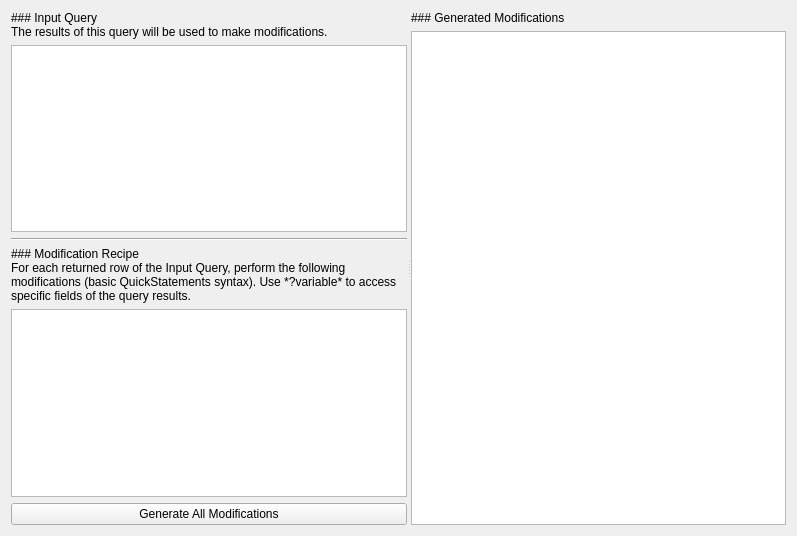
<?xml version="1.0" encoding="UTF-8"?>
<ui version="4.0">
 <class>EditTab</class>
 <widget class="QWidget" name="EditTab">
  <property name="geometry">
   <rect>
    <x>0</x>
    <y>0</y>
    <width>797</width>
    <height>536</height>
   </rect>
  </property>
  <property name="windowTitle">
   <string>Form</string>
  </property>
  <layout class="QHBoxLayout" name="horizontalLayout">
   <item>
    <widget class="QSplitter" name="splitter">
     <property name="orientation">
      <enum>Qt::Orientation::Horizontal</enum>
     </property>
     <widget class="QWidget" name="verticalLayoutWidget">
      <layout class="QVBoxLayout" name="verticalLayout">
       <item>
        <widget class="QLabel" name="label">
         <property name="text">
          <string>### Input Query
The results of this query will be used to make modifications.</string>
         </property>
         <property name="textFormat">
          <enum>Qt::TextFormat::MarkdownText</enum>
         </property>
         <property name="scaledContents">
          <bool>false</bool>
         </property>
         <property name="wordWrap">
          <bool>true</bool>
         </property>
        </widget>
       </item>
       <item>
        <widget class="QPlainTextEdit" name="plainTextEdit"/>
       </item>
       <item>
        <widget class="Line" name="line">
         <property name="orientation">
          <enum>Qt::Orientation::Horizontal</enum>
         </property>
        </widget>
       </item>
       <item>
        <widget class="QLabel" name="label_2">
         <property name="text">
          <string>### Modification Recipe
For each returned row of the Input Query, perform the following modifications (basic QuickStatements syntax). Use *?variable* to access specific fields of the query results.</string>
         </property>
         <property name="textFormat">
          <enum>Qt::TextFormat::MarkdownText</enum>
         </property>
         <property name="wordWrap">
          <bool>true</bool>
         </property>
        </widget>
       </item>
       <item>
        <widget class="QPlainTextEdit" name="plainTextEdit_2"/>
       </item>
       <item>
        <layout class="QHBoxLayout" name="horizontalLayout_2">
         <item>
          <widget class="QPushButton" name="pushButton">
           <property name="text">
            <string>Generate All Modifications</string>
           </property>
          </widget>
         </item>
        </layout>
       </item>
      </layout>
     </widget>
     <widget class="QWidget" name="verticalLayoutWidget2">
      <layout class="QVBoxLayout" name="verticalLayout_2">
       <item>
        <widget class="QLabel" name="label_3">
         <property name="text">
          <string>### Generated Modifications</string>
         </property>
         <property name="textFormat">
          <enum>Qt::TextFormat::MarkdownText</enum>
         </property>
        </widget>
       </item>
       <item>
        <widget class="QPlainTextEdit" name="plainTextEdit_3"/>
       </item>
      </layout>
     </widget>
    </widget>
   </item>
  </layout>
 </widget>
 <resources/>
 <connections/>
</ui>
